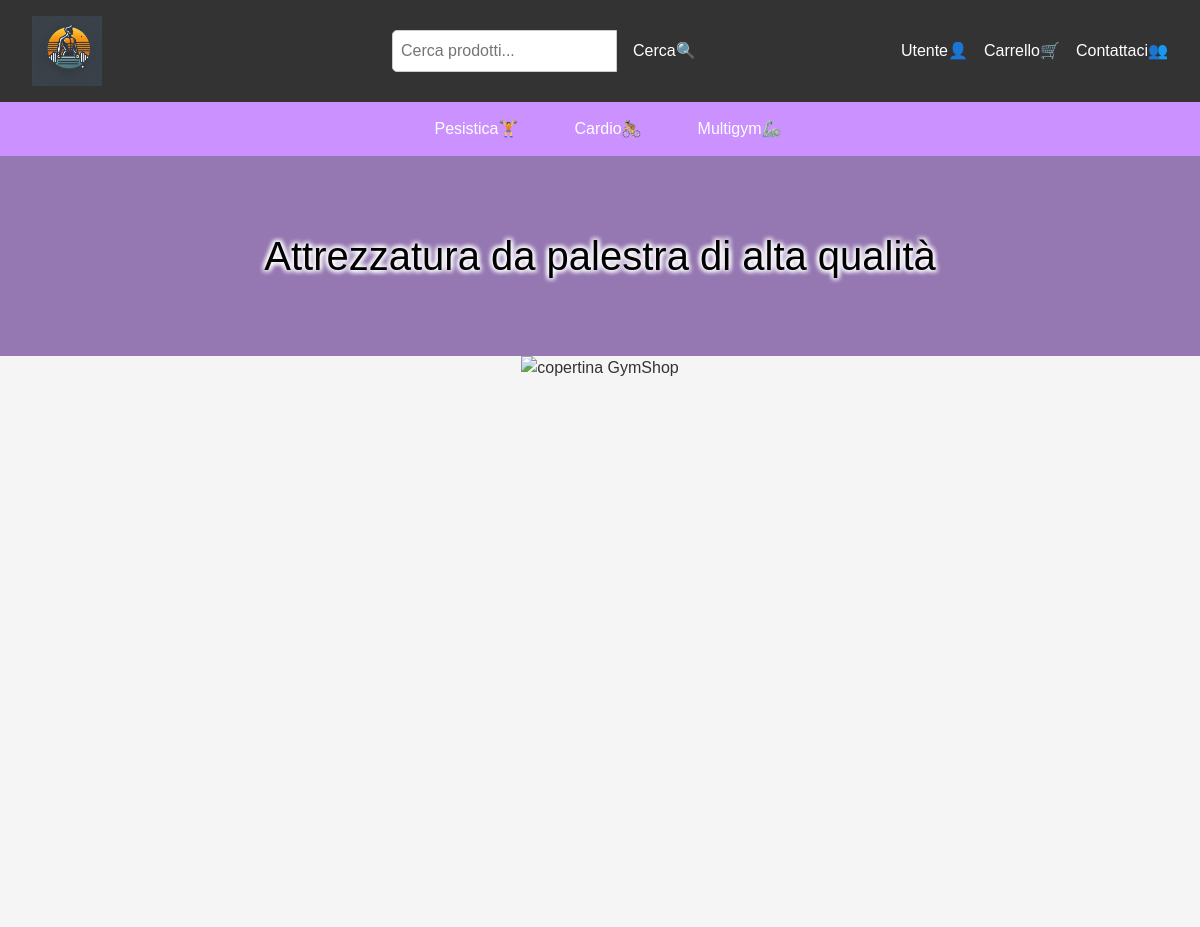
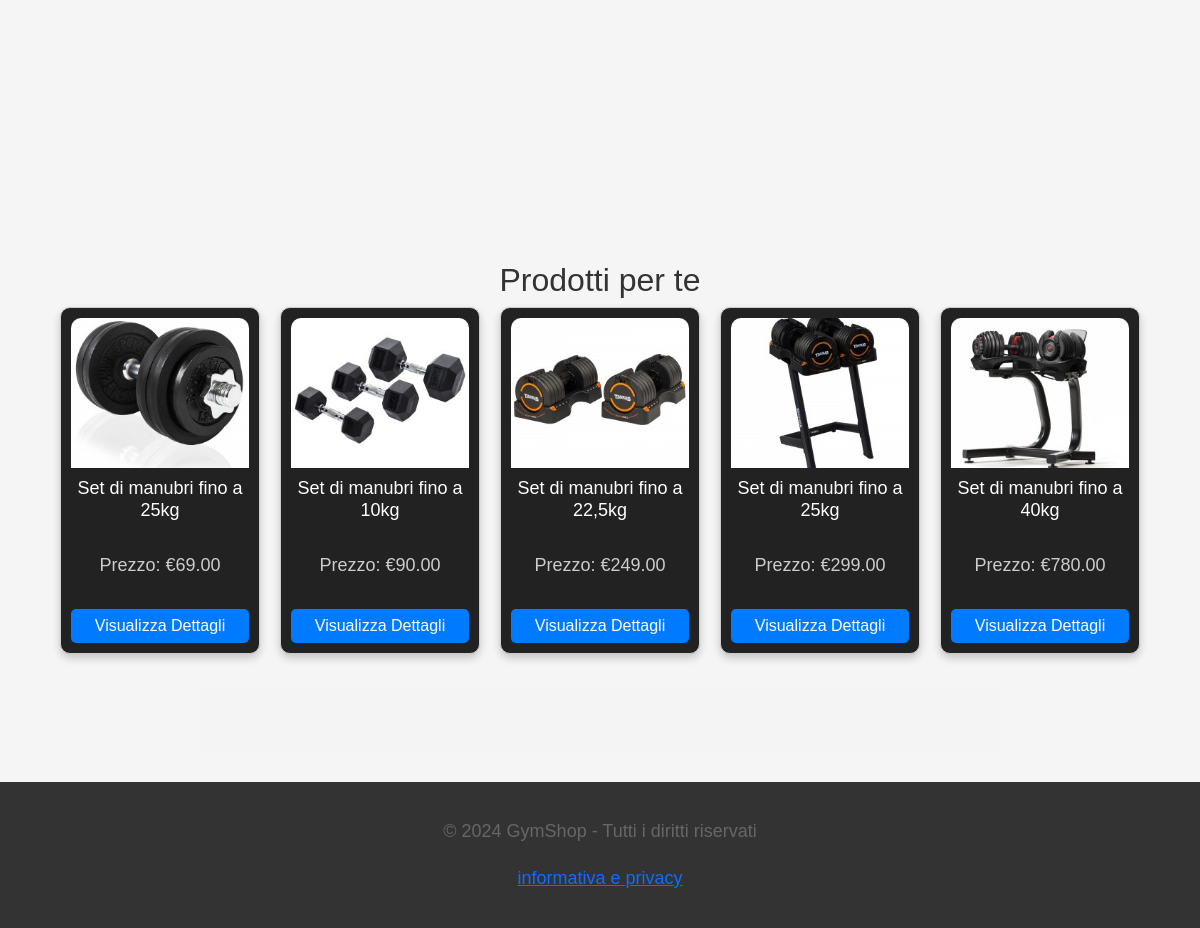
/ (signed in), run on the app's committed database (2 pictures, top to bottom).
### gymapp/models.py (models this page shows, shortened)
class Product(models.Model):
    pid = ShortUUIDField(unique=True, length= 10, max_length=30, alphabet = "abcdefgh12345")
    user = models.ForeignKey(User, on_delete=models.SET_NULL, null=True)
    categoria = models.ForeignKey(Category, on_delete=models.SET_NULL, null=True)
    vendor = models.ForeignKey(Fornitore, on_delete=models.SET_NULL, null=True, related_name="vendor")
    title = models.CharField(max_length=200)
    image = models.ImageField(upload_to=user_directory_path)
    description = models.TextField(null= True, blank=True)
    price = models.DecimalField(max_digits=99999999999999, decimal_places=2, default="1.99")
    specifications= models.TextField(null=True, blank=True)
    stock_count = models.CharField(max_length=100, default="10")
    product_status = models.CharField(choices= STATUS, max_length=10, default="in_review")
    status = models.BooleanField(default=True)
    in_stock = models.BooleanField(default=True)
    featured = models.BooleanField(default=False)
    digital = models.BooleanField(default=False)
    categ_type = models.CharField(choices=CATEGORY, max_length=40, default="manubrio")
    sku = ShortUUIDField(unique=True, length= 4, max_length=10, prefix ="sku", alphabet = "1234567890")
    date = models.DateTimeField(auto_now_add=True)
    updated = models.DateTimeField(null=True, blank=True)
    class Meta:
        verbose_name_plural = "Prodotti"

### gymapp/views.py (the view)
# urls.py: path("", views.base, name='base'),
def base(request):
    recommended_products = get_recommendations(request.user)
    context = {
        "recommended_products": recommended_products,
    }
    return render(request, 'partials/base.html',context)

### gymapp/views.py (called while the page is built)
def get_recommendations(user):
    if not user.is_authenticated:
        return Product.objects.filter(status=True, featured=True)[:5]  # Prodotti in evidenza per utenti non autenticati
    purchased_items = CartOrderItem.objects.filter(
        order__user=user,
        order__product_status="archived"  # Solo ordini completati
    ).values_list('product__categoria', flat=True).distinct()
    recommended_products = Product.objects.filter(
        categoria__in=purchased_items,  # Prodotti con la stessa categoria
        status=True,  # Solo prodotti attivi
        in_stock=True  # Solo prodotti in stock
    ).exclude(
        cartorderitem__order__user=user  # Escludi prodotti già acquistati dall'utente
    ).annotate(
        relevance=Count('id')
    ).order_by('-relevance')[:5]  # Limita a 5 prodotti
    return recommended_products

### templates/partials/base.html (shortened to what this page needs)
{% load static %}
<!DOCTYPE html>
<html lang="it">
<head>
    <link href="https://cdn.jsdelivr.net/npm/bootstrap@5.3.0/dist/css/bootstrap.min.css" rel="stylesheet">
    <link rel="stylesheet" href="{% static 'css/homepage_styles.css' %}">
    <link rel="stylesheet" href="{% static 'css/dettagli_prodotto_styles.css' %}">
    <link rel="stylesheet" href="{% static 'css/fornitore_styles.css' %}">
    <link rel="stylesheet" href="{% static 'css/search_styles.css' %}">
    <link rel="stylesheet" href="{% static 'css/cart_styles.css' %}">
    <link rel="stylesheet" href="{% static 'css/checkout_styles.css' %}">
    <link rel="stylesheet" href="{% static 'css/payment_failed.css' %}">
    <link rel="stylesheet" href="{% static 'css/payment_completed.css' %}">
    <link rel="stylesheet" href="{% static 'css/recc.css' %}">
</head>
<body>
    <header>
        <div class="logo-container">
            <a href ="{% url 'gymapp:base' %}">
            <img src="{% static 'media/logo.jpg' %}" alt="Logo GymShop" class="logo"></a>
            <h1>GymShop</h1>
        </div>
        <form action="{% url 'gymapp:search' %}" method="get" style="margin: 0 auto; max-width: 400px; display: flex;">
            <input type="text" name="q" placeholder="Cerca prodotti..." style="flex: 1; padding: 0.5rem; border: 1px solid #ccc; border-radius: 5px 0 0 5px;">
            <button type="submit" style="padding: 0.5rem 1rem; background: #333; color: #fff; border: none; border-radius: 0 5px 5px 0; cursor: pointer;">
                Cerca🔍
            </button>
        </form>
        <nav>
            <ul>
                <li class="dropdown">
                    <a href="" class="dropbtn">Utente👤</a>
                </li>
                <li><a href="{% url 'gymapp:cart' %}">Carrello🛒</a></li>
                <li><a href="{% url 'gymapp:contatti' %}">Contattaci👥</a></li>
            </ul>
        </nav>
    </header>
    <section class="menu">
        <nav>
            <ul class="menu">
                <li class="dropdown">
                    <a href="" class="dropbtn">Pesistica🏋</a>
                </li>
                <li class="dropdown">
                    <a href= "" class="dropbtn">Cardio🚴</a>
                    <li class="dropdown">
                        <a href= "" class="dropbtn">Multigym🦾</a>
            </ul>
        </nav>
    </section>
    <section class="hero">
        <h2>{% block hero_title %}Attrezzatura da palestra di alta qualità{% endblock %}</h2>
    </section>
    {% block hero_image %}
    <section class="copertina-container">
        <img src="/media/back.jpg" alt="copertina GymShop" class="copertina"></a>
    </section>
    {% endblock %}
    <section class="products">
        {% block products %}
        {% if user.is_authenticated %}
            <section class="recommended">
                <h2>Prodotti per te</h2>
                {% if recommended_products %}
                <div class="product-list">
                    {% for product in recommended_products %}
                    <div class="card">
                        <img src="{{ product.image.url }}" alt="{{ product.title }}">
                        <h3>{{ product.title }}</h3>
                        <p>Prezzo: €{{ product.price }}</p>
                        <a href="{% url 'gymapp:dettagli_prodotto' product.pid %}">Visualizza Dettagli</a>
                    </div>
                    {% endfor %}
                </div>
                {% else %}
                    <p>Non ci sono prodotti consigliati al momento.</p>
                {% endif %}
            </section>
        {% else %}
            <section class="login-prompt">
                <p class="login-message">Devi effettuare il login per vedere le recensioni.</p>
                <a href="{% url 'userauths:sign-in' %}" class="login-button">Effettua il Login</a>
            </section>
        {% endif %}
        {% endblock %}
    </section>
    <section class="contact">
    </section>
    <footer>
        <p>&copy; 2024 GymShop - Tutti i diritti riservati</p>
        <p><a href="{% url 'gymapp:privacy' %}">informativa e privacy</a></p>
    </footer>
</body>
</html>

### static/css/homepage_styles.css (style rules this page uses)
.menu { list-style: none; margin: 0; padding: 0; display: flex; justify-content: center; background-color: rgb(202, 145, 255); }
.menu > li { position: relative; }
.menu a { text-decoration: none; color: #fff; padding: 15px 20px; display: block; font-size: 16px; }
body { font-family: Arial, sans-serif; margin: 0; padding: 0; box-sizing: border-box; background: #f4f4f4; color: #333; }
header { background: #333; color: #fff; padding: 1rem 2rem; display: flex; justify-content: space-between; align-items: center; }
header h1 { margin: 0; font-size: 1.5rem; }
.logo-container { display: flex; align-items: center; }
.logo { width: 70px; height: auto; margin-right: 10px; }
.copertina-container { display: flex; justify-content: center; height: 100vh; }
.copertina { max-width: 100%; max-height: 100%; object-fit: contain; }
nav ul { list-style: none; margin: 0; padding: 0; display: flex; }
nav ul li { margin-left: 1rem; }
nav ul li a { color: #fff; text-decoration: none; font-size: 1rem; }
.hero { background: rgb(149, 119, 178) no-repeat center center/cover; height: 25vh; display: flex; justify-content: center; align-items: center; color: #000000; text-align: center; text-shadow: 2px 2px 4px #fff, -2px -2px 4px #fff, 2px -2px 4px #fff, -2px 2px 4px #fff; }
.hero h2 { font-size: 2.5rem; margin: 0; }
.products { display: grid; grid-template-columns: repeat(auto-fit, minmax(300px, 1fr)); gap: 2rem; padding: 2rem; }
footer { text-align: center; background: #333; color: #fff; padding: 1rem; margin-top: 2rem; }
.contact { max-width: 800px; margin: 0 auto; padding: 2rem; background: #f4f4f4; color: #333; }

### static/css/fornitore_styles.css (style rules this page uses)
.product-list { display: flex; flex-wrap: wrap; gap: 20px; justify-content: center; }

### static/css/payment_failed.css (style rules this page uses)
body { font-family: Arial, sans-serif; text-align: center; background-color: #f5f5f5; margin: 0; padding: 0; }
h1 { font-size: 36px; color: #333; }
p { font-size: 18px; color: #666; margin: 20px 0; }

### static/css/payment_completed.css (style rules this page uses)
body { font-family: Arial, sans-serif; margin: 0; padding: 0; background-color: #f5f5f5; }

### static/css/recc.css (style rules this page uses)
.card { width: 200px; border: 1px solid #ccc; border-radius: 10px; overflow: hidden; background-color: #222; text-align: center; padding: 10px; box-shadow: 0 4px 8px rgba(0, 0, 0, 0.2); transition: transform 0.2s; }
.card img { width: 100%; height: 150px; object-fit: cover; border-radius: 10px 10px 0 0; }
.card h3 { font-size: 18px; color: #fff; margin: 10px 0; }
.card p { color: #ccc; }
.card a { text-decoration: none; color: #fff; background-color: #007bff; padding: 5px 10px; border-radius: 5px; display: inline-block; margin-top: 10px; transition: background-color 0.2s; }

### data on the page
Product: image (picture), title "Set di manubri fino a 25kg", price "69.00"
Product: image (picture), title "Set di manubri fino a 10kg", price "90.00"
Product: image (picture), title "Set di manubri fino a 22,5kg", price "249.00"
Product: image (picture), title "Set di manubri fino a 25kg", price "299.00"
Product: image (picture), title "Set di manubri fino a 40kg", price "780.00"
